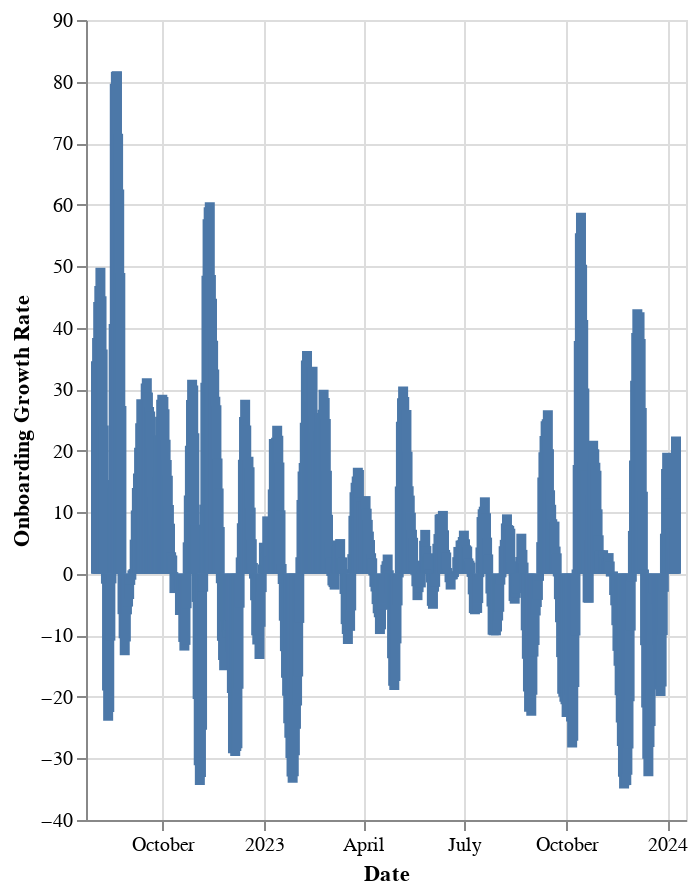

Notebook code for this chart:
### Markdown cell above
### Onboarding Growth Rate (7 Day Rolling Average)

### Code cell
# | output: true

df["growth_rate"] = df["onboarded_tibs"].pct_change(periods=7).rolling(7).mean() * 100
recent_df = df[df["date"] > "2022-08-01"]

alt.Chart(recent_df).mark_bar().encode(
    x=alt.X("date:T", title="Date"),
    y=alt.Y("growth_rate:Q", title="Onboarding Growth Rate"),
    tooltip=[
        alt.Tooltip("date:T", title="Date"),
        alt.Tooltip("growth_rate:Q", title="Onboarding Growth Rate"),
    ],
).properties(
    width="container",
    height=400,
)

### Figure 1 — Vega-Lite specification as saved in the notebook (floating-point values rounded to 4 significant figures; data arrays with more than 128 entries replaced by an {"elided": "..."} marker saying what was removed)
{"usermeta": {"embedOptions": {"theme": "powerbi"}}, "config": {"view": {"continuousWidth": 300, "continuousHeight": 300}}, "data": {"name": "data-2e0eebc16623d1a02c5fa464dd90c336"}, "mark": {"type": "bar"}, "encoding": {"tooltip": [{"field": "date", "title": "Date", "type": "temporal"}, {"field": "growth_rate", "title": "Onboarding Growth Rate", "type": "quantitative"}], "x": {"field": "date", "title": "Date", "type": "temporal"}, "y": {"field": "growth_rate", "title": "Onboarding Growth Rate", "type": "quantitative"}}, "height": 400, "width": "container", "$schema": "https://vega.github.io/schema/vega-lite/v5.16.3.json", "datasets": {"data-2e0eebc16623d1a02c5fa464dd90c336": {"elided": "526 records"}}}
